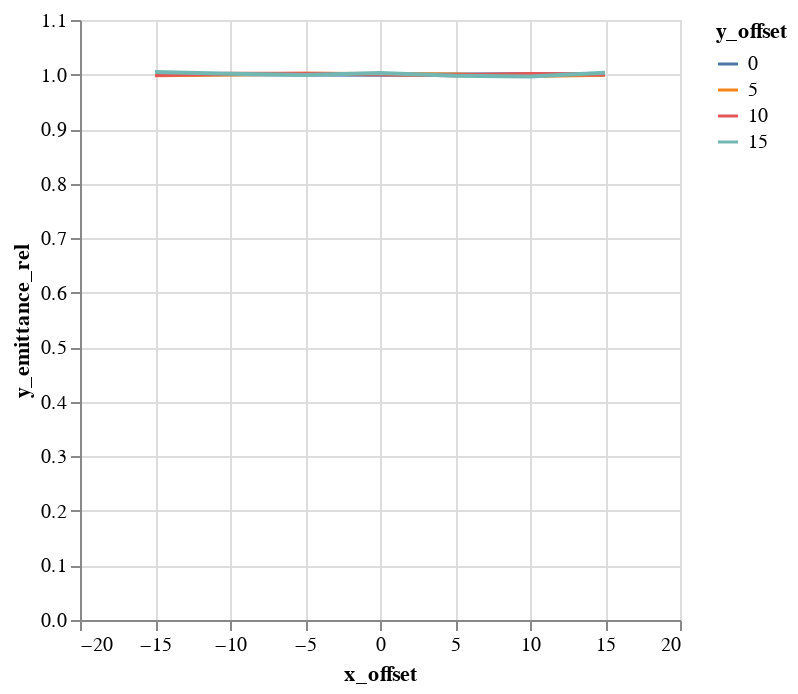

The notebook cell saved with this chart:
### Code cell
alt.Chart(emit_df).mark_line().encode(
    color='y_offset:N',
    x='x_offset',
    y='y_emittance_rel',
)

### Figure 1 — Vega-Lite specification as saved in the notebook (floating-point values rounded to 4 significant figures)
{"$schema": "https://vega.github.io/schema/vega-lite/v1.2.1.json", "data": {"values": [{"losses": 0, "relbeta": 0.002309, "sourceID": 16777222, "sourceName": "x_-15_y_0", "x_emittance": 1.651, "x_emittance_rel": 1.018, "x_norm_emittance": 0.003811, "x_offset": -15, "y_emittance": 1.572, "y_emittance_rel": 1.0, "y_norm_emittance": 0.00363, "y_offset": 0}, {"losses": 0, "relbeta": 0.002309, "sourceID": 16777229, "sourceName": "x_-15_y_5", "x_emittance": 1.618, "x_emittance_rel": 1.016, "x_norm_emittance": 0.003736, "x_offset": -15, "y_emittance": 1.592, "y_emittance_rel": 0.9989, "y_norm_emittance": 0.003675, "y_offset": 5}, {"losses": 0, "relbeta": 0.002309, "sourceID": 16777236, "sourceName": "x_-15_y_10", "x_emittance": 1.647, "x_emittance_rel": 1.018, "x_norm_emittance": 0.003802, "x_offset": -15, "y_emittance": 1.595, "y_emittance_rel": 0.999, "y_norm_emittance": 0.003682, "y_offset": 10}, {"losses": 0, "relbeta": 0.002309, "sourceID": 16777243, "sourceName": "x_-15_y_15", "x_emittance": 1.715, "x_emittance_rel": 1.026, "x_norm_emittance": 0.003959, "x_offset": -15, "y_emittance": 1.67, "y_emittance_rel": 1.005, "y_norm_emittance": 0.003855, "y_offset": 15}, {"losses": 0, "relbeta": 0.002309, "sourceID": 16777220, "sourceName": "x_-10_y_0", "x_emittance": 1.592, "x_emittance_rel": 1.0, "x_norm_emittance": 0.003676, "x_offset": -10, "y_emittance": 1.554, "y_emittance_rel": 1.001, "y_norm_emittance": 0.003587, "y_offset": 0}, {"losses": 0, "relbeta": 0.002309, "sourceID": 16777227, "sourceName": "x_-10_y_5", "x_emittance": 1.608, "x_emittance_rel": 0.9969, "x_norm_emittance": 0.003712, "x_offset": -10, "y_emittance": 1.58, "y_emittance_rel": 1.0, "y_norm_emittance": 0.003648, "y_offset": 5}, {"losses": 0, "relbeta": 0.002309, "sourceID": 16777234, "sourceName": "x_-10_y_10", "x_emittance": 1.488, "x_emittance_rel": 1.001, "x_norm_emittance": 0.003435, "x_offset": -10, "y_emittance": 1.667, "y_emittance_rel": 1.001, "y_norm_emittance": 0.003849, "y_offset": 10}, {"losses": 0, "relbeta": 0.002309, "sourceID": 16777241, "sourceName": "x_-10_y_15", "x_emittance": 1.457, "x_emittance_rel": 1.005, "x_norm_emittance": 0.003364, "x_offset": -10, "y_emittance": 1.637, "y_emittance_rel": 1.002, "y_norm_emittance": 0.003779, "y_offset": 15}, {"losses": 0, "relbeta": 0.002309, "sourceID": 16777218, "sourceName": "x_-5_y_0", "x_emittance": 1.679, "x_emittance_rel": 1.001, "x_norm_emittance": 0.003875, "x_offset": -5, "y_emittance": 1.718, "y_emittance_rel": 1.0, "y_norm_emittance": 0.003966, "y_offset": 0}, {"losses": 0, "relbeta": 0.002309, "sourceID": 16777225, "sourceName": "x_-5_y_5", "x_emittance": 1.524, "x_emittance_rel": 1.001, "x_norm_emittance": 0.003519, "x_offset": -5, "y_emittance": 1.628, "y_emittance_rel": 1.001, "y_norm_emittance": 0.003758, "y_offset": 5}, {"losses": 0, "relbeta": 0.002309, "sourceID": 16777232, "sourceName": "x_-5_y_10", "x_emittance": 1.514, "x_emittance_rel": 1.002, "x_norm_emittance": 0.003496, "x_offset": -5, "y_emittance": 1.547, "y_emittance_rel": 1.001, "y_norm_emittance": 0.003573, "y_offset": 10}, {"losses": 0, "relbeta": 0.002309, "sourceID": 16777239, "sourceName": "x_-5_y_15", "x_emittance": 1.697, "x_emittance_rel": 1.003, "x_norm_emittance": 0.003918, "x_offset": -5, "y_emittance": 1.503, "y_emittance_rel": 0.999, "y_norm_emittance": 0.003471, "y_offset": 15}, {"losses": 0, "relbeta": 0.002309, "sourceID": 16777216, "sourceName": "x_0_y_0", "x_emittance": 1.542, "x_emittance_rel": 1.001, "x_norm_emittance": 0.00356, "x_offset": 0, "y_emittance": 1.536, "y_emittance_rel": 0.9997, "y_norm_emittance": 0.003547, "y_offset": 0}, {"losses": 0, "relbeta": 0.002309, "sourceID": 16777223, "sourceName": "x_0_y_5", "x_emittance": 1.539, "x_emittance_rel": 0.9991, "x_norm_emittance": 0.003554, "x_offset": 0, "y_emittance": 1.537, "y_emittance_rel": 1.001, "y_norm_emittance": 0.003548, "y_offset": 5}, {"losses": 0, "relbeta": 0.002309, "sourceID": 16777230, "sourceName": "x_0_y_10", "x_emittance": 1.412, "x_emittance_rel": 1.007, "x_norm_emittance": 0.003261, "x_offset": 0, "y_emittance": 1.476, "y_emittance_rel": 1.001, "y_norm_emittance": 0.003408, "y_offset": 10}, {"losses": 0, "relbeta": 0.002309, "sourceID": 16777237, "sourceName": "x_0_y_15", "x_emittance": 1.775, "x_emittance_rel": 1.004, "x_norm_emittance": 0.004098, "x_offset": 0, "y_emittance": 1.617, "y_emittance_rel": 1.003, "y_norm_emittance": 0.003734, "y_offset": 15}, {"losses": 0, "relbeta": 0.002309, "sourceID": 16777217, "sourceName": "x_5_y_0", "x_emittance": 1.555, "x_emittance_rel": 1.004, "x_norm_emittance": 0.003591, "x_offset": 5, "y_emittance": 1.675, "y_emittance_rel": 1.0, "y_norm_emittance": 0.003867, "y_offset": 0}, {"losses": 0, "relbeta": 0.002309, "sourceID": 16777224, "sourceName": "x_5_y_5", "x_emittance": 1.608, "x_emittance_rel": 1.004, "x_norm_emittance": 0.003713, "x_offset": 5, "y_emittance": 1.473, "y_emittance_rel": 1.0, "y_norm_emittance": 0.003402, "y_offset": 5}, {"losses": 0, "relbeta": 0.002309, "sourceID": 16777231, "sourceName": "x_5_y_10", "x_emittance": 1.494, "x_emittance_rel": 1.021, "x_norm_emittance": 0.003449, "x_offset": 5, "y_emittance": 1.592, "y_emittance_rel": 0.9988, "y_norm_emittance": 0.003675, "y_offset": 10}, {"losses": 0, "relbeta": 0.002309, "sourceID": 16777238, "sourceName": "x_5_y_15", "x_emittance": 1.618, "x_emittance_rel": 1.013, "x_norm_emittance": 0.003736, "x_offset": 5, "y_emittance": 1.571, "y_emittance_rel": 0.9979, "y_norm_emittance": 0.003627, "y_offset": 15}, {"losses": 0, "relbeta": 0.002309, "sourceID": 16777219, "sourceName": "x_10_y_0", "x_emittance": 1.558, "x_emittance_rel": 1.026, "x_norm_emittance": 0.003598, "x_offset": 10, "y_emittance": 1.6, "y_emittance_rel": 1.0, "y_norm_emittance": 0.003693, "y_offset": 0}, {"losses": 0, "relbeta": 0.002309, "sourceID": 16777226, "sourceName": "x_10_y_5", "x_emittance": 1.466, "x_emittance_rel": 1.013, "x_norm_emittance": 0.003384, "x_offset": 10, "y_emittance": 1.503, "y_emittance_rel": 0.9974, "y_norm_emittance": 0.003469, "y_offset": 5}, {"losses": 0, "relbeta": 0.002309, "sourceID": 16777233, "sourceName": "x_10_y_10", "x_emittance": 1.792, "x_emittance_rel": 1.028, "x_norm_emittance": 0.004137, "x_offset": 10, "y_emittance": 1.614, "y_emittance_rel": 1.001, "y_norm_emittance": 0.003727, "y_offset": 10}, {"losses": 0, "relbeta": 0.002309, "sourceID": 16777240, "sourceName": "x_10_y_15", "x_emittance": 1.606, "x_emittance_rel": 1.021, "x_norm_emittance": 0.003709, "x_offset": 10, "y_emittance": 1.506, "y_emittance_rel": 0.9965, "y_norm_emittance": 0.003477, "y_offset": 15}, {"losses": 0, "relbeta": 0.002309, "sourceID": 16777221, "sourceName": "x_15_y_0", "x_emittance": 1.712, "x_emittance_rel": 1.143, "x_norm_emittance": 0.003954, "x_offset": 15, "y_emittance": 1.579, "y_emittance_rel": 1.0, "y_norm_emittance": 0.003645, "y_offset": 0}, {"losses": 1, "relbeta": 0.002309, "sourceID": 16777228, "sourceName": "x_15_y_5", "x_emittance": 1.703, "x_emittance_rel": 1.084, "x_norm_emittance": 0.003933, "x_offset": 15, "y_emittance": 1.485, "y_emittance_rel": 0.9997, "y_norm_emittance": 0.003429, "y_offset": 5}, {"losses": 0, "relbeta": 0.002309, "sourceID": 16777235, "sourceName": "x_15_y_10", "x_emittance": 1.722, "x_emittance_rel": 1.061, "x_norm_emittance": 0.003976, "x_offset": 15, "y_emittance": 1.616, "y_emittance_rel": 1.0, "y_norm_emittance": 0.003731, "y_offset": 10}, {"losses": 0, "relbeta": 0.002309, "sourceID": 16777242, "sourceName": "x_15_y_15", "x_emittance": 1.6, "x_emittance_rel": 1.056, "x_norm_emittance": 0.003695, "x_offset": 15, "y_emittance": 1.593, "y_emittance_rel": 1.004, "y_norm_emittance": 0.003678, "y_offset": 15}]}, "encoding": {"color": {"field": "y_offset", "type": "nominal"}, "x": {"field": "x_offset", "type": "quantitative"}, "y": {"field": "y_emittance_rel", "type": "quantitative"}}, "mark": "line"}
